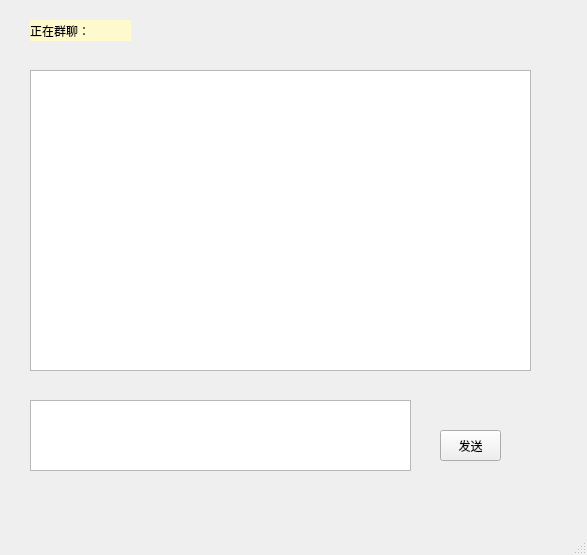
<?xml version="1.0" encoding="UTF-8"?>
<ui version="4.0">
 <class>MainWindow</class>
 <widget class="QMainWindow" name="MainWindow">
  <property name="geometry">
   <rect>
    <x>0</x>
    <y>0</y>
    <width>587</width>
    <height>555</height>
   </rect>
  </property>
  <property name="windowTitle">
   <string>MainWindow</string>
  </property>
  <widget class="QWidget" name="centralwidget">
   <widget class="QTextEdit" name="msgs">
    <property name="geometry">
     <rect>
      <x>30</x>
      <y>400</y>
      <width>381</width>
      <height>71</height>
     </rect>
    </property>
   </widget>
   <widget class="QTextBrowser" name="chats">
    <property name="geometry">
     <rect>
      <x>30</x>
      <y>70</y>
      <width>501</width>
      <height>301</height>
     </rect>
    </property>
    <property name="html">
     <string>&lt;!DOCTYPE HTML PUBLIC &quot;-//W3C//DTD HTML 4.0//EN&quot; &quot;http://www.w3.org/TR/REC-html40/strict.dtd&quot;&gt;
&lt;html&gt;&lt;head&gt;&lt;meta name=&quot;qrichtext&quot; content=&quot;1&quot; /&gt;&lt;style type=&quot;text/css&quot;&gt;
p, li { white-space: pre-wrap; }
&lt;/style&gt;&lt;/head&gt;&lt;body style=&quot; font-family:'SimSun'; font-size:9pt; font-weight:400; font-style:normal;&quot;&gt;
&lt;p style=&quot;-qt-paragraph-type:empty; margin-top:0px; margin-bottom:0px; margin-left:0px; margin-right:0px; -qt-block-indent:0; text-indent:0px;&quot;&gt;&lt;br /&gt;&lt;/p&gt;&lt;/body&gt;&lt;/html&gt;</string>
    </property>
   </widget>
   <widget class="QLabel" name="label">
    <property name="geometry">
     <rect>
      <x>30</x>
      <y>20</y>
      <width>101</width>
      <height>21</height>
     </rect>
    </property>
    <property name="styleSheet">
     <string notr="true">background-color: rgb(255, 250, 205);
border-color: rgb(44, 37, 255);</string>
    </property>
    <property name="text">
     <string>正在群聊：</string>
    </property>
   </widget>
   <widget class="QPushButton" name="sends">
    <property name="geometry">
     <rect>
      <x>440</x>
      <y>430</y>
      <width>61</width>
      <height>31</height>
     </rect>
    </property>
    <property name="text">
     <string>发送</string>
    </property>
   </widget>
  </widget>
  <widget class="QMenuBar" name="menubar">
   <property name="geometry">
    <rect>
     <x>0</x>
     <y>0</y>
     <width>587</width>
     <height>23</height>
    </rect>
   </property>
  </widget>
  <widget class="QStatusBar" name="statusbar"/>
 </widget>
 <resources/>
 <connections/>
</ui>
